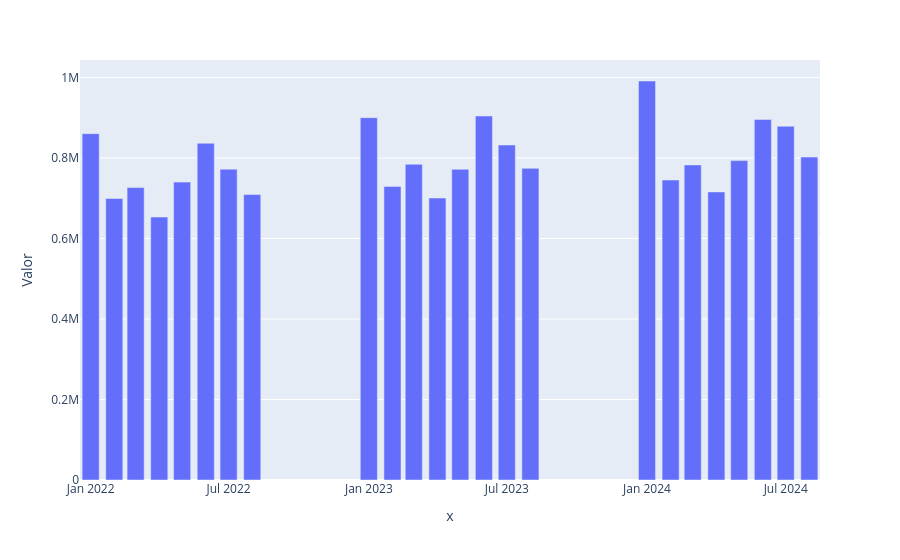

Notebook source saved alongside this figure:
### Code cell
grafico = px.bar(vendas_mes, x=vendas_mes["Mes"].astype(str), y="Valor")
grafico.show()

### Figure 1 — Plotly figure (JSON) as saved in the notebook; plotly's stock layout.template omitted (floating-point values rounded to 4 significant figures)
{"data": [{"hovertemplate": "x=%{x}<br>Valor=%{y}<extra></extra>", "legendgroup": "", "marker": {"color": "#636efa", "pattern": {"shape": ""}}, "name": "", "orientation": "v", "showlegend": false, "textposition": "auto", "type": "bar", "x": ["2022-01", "2022-02", "2022-03", "2022-04", "2022-05", "2022-06", "2022-07", "2022-08", "2023-01", "2023-02", "2023-03", "2023-04", "2023-05", "2023-06", "2023-07", "2023-08", "2024-01", "2024-02", "2024-03", "2024-04", "2024-05", "2024-06", "2024-07", "2024-08"], "xaxis": "x", "y": [860400.0, 699400.0, 726400.0, 653200.0, 740100.0, 836500.0, 772200.0, 709100.0, 900200.0, 729400.0, 784300.0, 700600.0, 771800.0, 904200.0, 832200.0, 774200.0, 991200.0, 745200.0, 782700.0, 715700.0, 793400.0, 895400.0, 878900.0, 802200.0], "yaxis": "y"}], "layout": {"barmode": "relative", "legend": {"tracegroupgap": 0}, "margin": {"t": 60}, "xaxis": {"anchor": "y", "domain": [0, 1], "title": {"text": "x"}}, "yaxis": {"anchor": "x", "domain": [0, 1], "title": {"text": "Valor"}}}}
